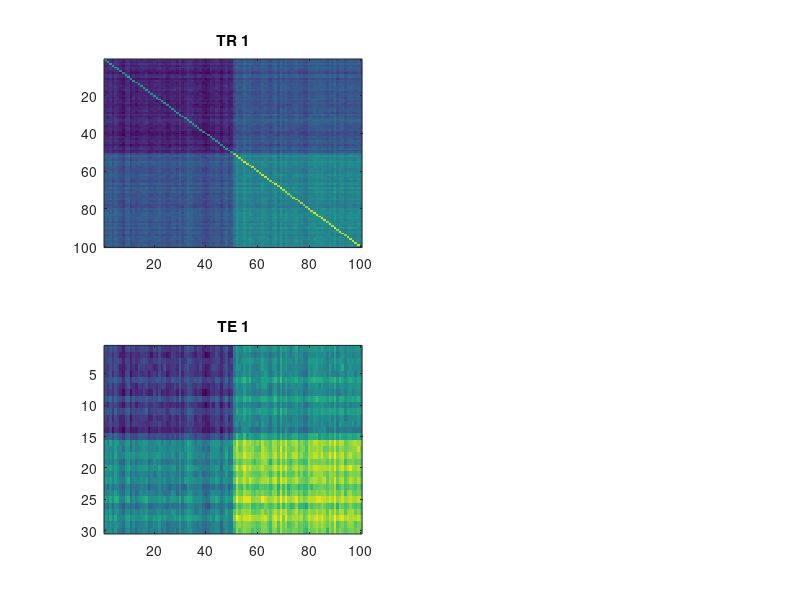

This chart was generated by the following MATLAB code: (Note: this script raises an error after producing the figure.)
% simple test harness for prt_machine
%
% $Id$

%% test setup
featuresAsKernelMatrix=true;
useMultipleKernels=false;

%% generate data

Ntr=100;                % number of training vectors
D=1000;                    % dimensionality of the feature vectors
Nte=30;                 % number of testing vectors
classOffset=0.06;

if useMultipleKernels==true
    
    t_d.train={[rand(Ntr/2,D); rand(Ntr/2,D)+classOffset]; [randn(Ntr/2,D); randn(Ntr/2,D)+classOffset] };
    t_d.test={[rand(Nte/2,D); rand(Nte/2,D)+classOffset]; [randn(Nte/2,D); randn(Nte/2,D)+classOffset] };
else
    t_d.train={[rand(Ntr/2,D); rand(Ntr/2,D)+classOffset]};
    t_d.test={[rand(Nte/2,D); rand(Nte/2,D)+classOffset]};
end

% can also label class1=2 class2=1 to be perverse
t_d.tr_targets=([ones(Ntr/2,1)*1 ; ones(Ntr/2,1)*2]);
te_targets=([ones(Nte/2,1)*1 ; ones(Nte/2,1)*2]);

if featuresAsKernelMatrix==true
    if useMultipleKernels==true
        t_d.test={t_d.test{1}*t_d.train{1}';t_d.test{2}*t_d.train{2}'};
        t_d.train={t_d.train{1}*t_d.train{1}';t_d.train{2}*t_d.train{2}'};
    else
        t_d.test={t_d.test{1}*t_d.train{1}'};
        t_d.train={t_d.train{1}*t_d.train{1}'};
    end
end

figure;
subplot(221); imagesc(t_d.train{1}); title('TR 1');
subplot(223); imagesc(t_d.test{1}); title('TE 1');
if useMultipleKernels==true
    subplot(222); imagesc(t_d.train{2}); title('TR 2');
    subplot(224); imagesc(t_d.test{2}); title('TE 2');
end

if featuresAsKernelMatrix==true
    t_d.usebf=true;
else
    t_d.usebf=false;
end

%% prepare machine
myMachine.function='prt_machine_svm_bin';
if featuresAsKernelMatrix==true
    myMachine.args='-s 0 -t 4';
else
    myMachine.args='-s 0 -t 0';
end
testCov=[];

%% potentially annoy the code
% 1: by removing libSVM, we might causes the code to point at the biostats
%toolbox's version of svmtrain instead
%rmpath('/Users/Richiardi/_skool/matlabTools/libsvm/'); 
% 2: by removing biostats toolbox, we're 
%rmpath('/Applications/_sciEng/MATLAB_R2011a.app/toolbox/bioinfo/biolearning');

%% run
tic
% OLD fomat
%output = prt_machine(train,test,testCov,myLabs,myMachine,featuresAsKernelMatrix);
output = prt_machine(t_d,myMachine);
toc

% eval 
figure; plot(te_targets,'g-','LineWidth',3); hold on;
plot(output.predictions,'k:','LineWidth',2);
plot(output.func_val,'b--','LineWidth',2); 
legend('true labels','hard prediction','soft prediction');
grid on
